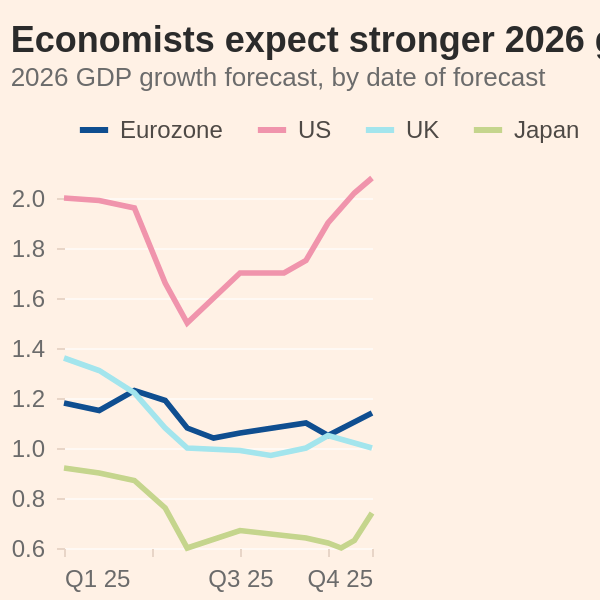

Express this chart as Vega-Lite.
### Vega-Lite specification from a JSON file in a GitHub repository (floating-point values rounded to 4 significant figures)
{"$schema": "https://vega.github.io/schema/vega-lite/v5.json", "background": "#fff1e5", "width": "container", "height": "container", "autosize": {"type": "fit", "contains": "padding"}, "title": {"text": "Economists expect stronger 2026 growth in the US", "subtitle": "2026 GDP growth forecast, by date of forecast", "anchor": "start", "fontSize": 18, "fontWeight": "bold", "subtitleFontSize": 13, "subtitleFontWeight": "normal", "color": "#2b2b2b", "subtitleColor": "#6b6b6b"}, "data": {"values": [{"x": 1.0, "economy": "Eurozone", "value": 1.18}, {"x": 1.8, "economy": "Eurozone", "value": 1.15}, {"x": 2.6, "economy": "Eurozone", "value": 1.23}, {"x": 3.3, "economy": "Eurozone", "value": 1.19}, {"x": 3.8, "economy": "Eurozone", "value": 1.08}, {"x": 4.4, "economy": "Eurozone", "value": 1.04}, {"x": 5.0, "economy": "Eurozone", "value": 1.06}, {"x": 6.5, "economy": "Eurozone", "value": 1.1}, {"x": 7.0, "economy": "Eurozone", "value": 1.05}, {"x": 8.0, "economy": "Eurozone", "value": 1.14}, {"x": 1.0, "economy": "US", "value": 2.0}, {"x": 1.8, "economy": "US", "value": 1.99}, {"x": 2.6, "economy": "US", "value": 1.96}, {"x": 3.3, "economy": "US", "value": 1.66}, {"x": 3.8, "economy": "US", "value": 1.5}, {"x": 5.0, "economy": "US", "value": 1.7}, {"x": 6.0, "economy": "US", "value": 1.7}, {"x": 6.5, "economy": "US", "value": 1.75}, {"x": 7.0, "economy": "US", "value": 1.9}, {"x": 7.6, "economy": "US", "value": 2.02}, {"x": 8.0, "economy": "US", "value": 2.08}, {"x": 1.0, "economy": "UK", "value": 1.36}, {"x": 1.8, "economy": "UK", "value": 1.31}, {"x": 2.6, "economy": "UK", "value": 1.22}, {"x": 3.3, "economy": "UK", "value": 1.08}, {"x": 3.8, "economy": "UK", "value": 1.0}, {"x": 5.0, "economy": "UK", "value": 0.99}, {"x": 5.7, "economy": "UK", "value": 0.97}, {"x": 6.5, "economy": "UK", "value": 1.0}, {"x": 7.0, "economy": "UK", "value": 1.05}, {"x": 8.0, "economy": "UK", "value": 1.0}, {"x": 1.0, "economy": "Japan", "value": 0.92}, {"x": 1.8, "economy": "Japan", "value": 0.9}, {"x": 2.6, "economy": "Japan", "value": 0.87}, {"x": 3.3, "economy": "Japan", "value": 0.76}, {"x": 3.8, "economy": "Japan", "value": 0.6}, {"x": 5.0, "economy": "Japan", "value": 0.67}, {"x": 6.5, "economy": "Japan", "value": 0.64}, {"x": 7.0, "economy": "Japan", "value": 0.62}, {"x": 7.3, "economy": "Japan", "value": 0.6}, {"x": 7.6, "economy": "Japan", "value": 0.63}, {"x": 8.0, "economy": "Japan", "value": 0.74}]}, "mark": {"type": "line", "strokeWidth": 2.8}, "encoding": {"x": {"field": "x", "type": "quantitative", "scale": {"domain": [1, 8]}, "axis": {"title": null, "values": [1, 3, 5, 7, 8], "labelExpr": "datum.value==1 ? 'Q1 25' : datum.value==3 ? 'Q2 25' : datum.value==5 ? 'Q3 25' : datum.value==7 ? 'Q4 25' : 'Q4 25'", "labelColor": "#6b6b6b", "labelFontSize": 12, "tickColor": "#e8d5c7", "domainColor": "#e8d5c7", "grid": false, "domain": false}}, "y": {"field": "value", "type": "quantitative", "scale": {"domain": [0.6, 2.0]}, "axis": {"title": null, "values": [0.6, 0.8, 1.0, 1.2, 1.4, 1.6, 1.8, 2.0], "labelColor": "#6b6b6b", "labelFontSize": 12, "tickColor": "#e8d5c7", "domainColor": "#e8d5c7", "grid": true, "gridColor": "#ffffff", "gridOpacity": 0.6, "domain": false}}, "color": {"field": "economy", "type": "nominal", "scale": {"domain": ["Eurozone", "US", "UK", "Japan"], "range": ["#0f4e90", "#f094ac", "#a3e5ed", "#c5d58d"]}, "legend": {"title": null, "orient": "top", "direction": "horizontal", "anchor": "start", "labelFontSize": 12, "labelColor": "#4e4945", "symbolType": "stroke", "symbolStrokeWidth": 3, "symbolSize": 200, "offset": 6}}}, "config": {"view": {"stroke": null, "fill": "#fff1e5"}, "axis": {"labelPadding": 6, "tickSize": 4}, "legend": {"padding": 6}}}
